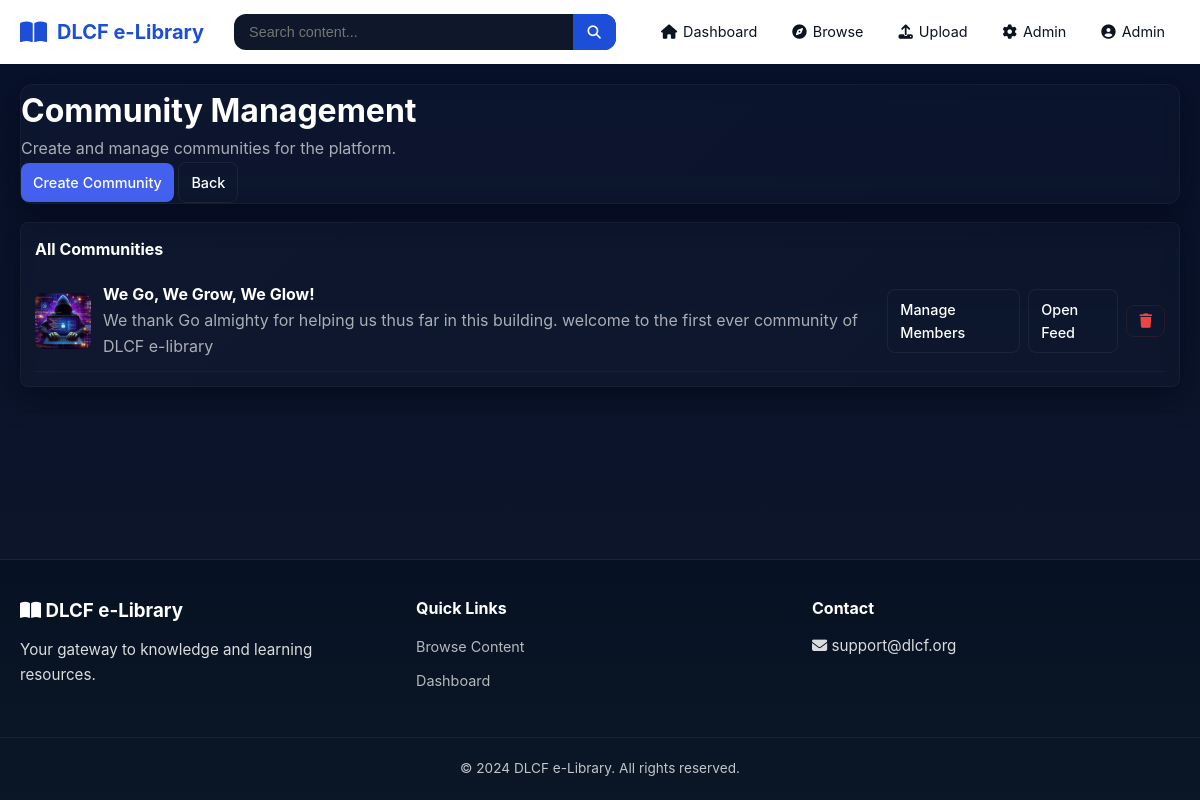
The app's page /community/ (signed in) with its own data.
### models.py (models this page shows, shortened)
class User(UserMixin, db.Model):
    id = db.Column(db.Integer, primary_key=True)
    name = db.Column(db.String(100), nullable=False)
    email = db.Column(db.String(120), unique=True, nullable=False)
    password_hash = db.Column(db.String(255), nullable=False)
    role = db.Column(db.String(20), default='student')
    bio = db.Column(db.Text)
    profile_photo = db.Column(db.String(255))
    created_at = db.Column(db.DateTime, default=datetime.utcnow)
    is_active = db.Column(db.Boolean, default=True)
    contents = db.relationship('Content', backref='uploader', lazy='dynamic')
    activities = db.relationship('ActivityLog', backref='user', lazy='dynamic')
    notifications = db.relationship('Notification', backref='recipient', lazy='dynamic')
    def is_admin(self):
        return self.role == 'admin'
    def can_upload(self):
        return self.role in ['admin', 'teacher']

class Community(db.Model):
    id = db.Column(db.Integer, primary_key=True)
    name = db.Column(db.String(200), nullable=False)
    slug = db.Column(db.String(200), nullable=False, unique=True)
    description = db.Column(db.Text)
    photo = db.Column(db.String(255))
    photo_thumbnail = db.Column(db.String(255))
    photo_thumbnail_2x = db.Column(db.String(255))
    is_private = db.Column(db.Boolean, default=True)
    created_at = db.Column(db.DateTime, default=datetime.utcnow)
    memberships = db.relationship('Membership', backref='community', lazy='dynamic')
    posts = db.relationship('Post', backref='community', lazy='dynamic')

### routes/community.py (the view)
@community_bp.route('/')
@login_required
def index():
    if current_user.is_admin():
        communities = Community.query.order_by(Community.created_at.desc()).all()
        return render_template('community/admin_index.html', communities=communities)
    membership = Membership.query.filter_by(user_id=current_user.id).first()
    if not membership:
        flash('You are not currently part of any community.', 'info')
        return redirect(url_for('main.dashboard'))
    return redirect(url_for('community.feed', community_id=membership.community_id))

### templates/community/admin_index.html (shortened to what this page needs)
{% extends 'base.html' %}
{% block extra_css %}
<link rel="stylesheet" href="{{ url_for('static', filename='css/community.css') }}">
{% endblock %}
{% block content %}
<div class="community-page">
  <div class="community-hero glass">
    <div class="hero-left">
      <h1>Community Management</h1>
      <p class="muted">Create and manage communities for the platform.</p>
    </div>
    <div class="hero-right">
      <a href="{{ url_for('community.create_community') }}" class="btn btn-primary">Create Community</a>
      <a href="{{ url_for('main.dashboard') }}" class="btn">Back</a>
    </div>
  </div>
  <div style="margin-top:18px">
    {% if communities %}
    <div class="panel glass">
      <h4>All Communities</h4>
      <ul style="list-style:none;padding:0;margin:0">
        {% for c in communities %}
        <li style="display:flex;align-items:center;justify-content:space-between;padding:12px 0;border-bottom:1px solid rgba(255,255,255,0.03)">
          <div style="display:flex;gap:12px;align-items:center">
            {% if c.photo_thumbnail %}
            <img src="{{ url_for('uploads.uploads', filename='communities/' + c.photo_thumbnail) }}" style="width:56px;height:56px;border-radius:8px;object-fit:cover" alt="{{ c.name }}">
            {% endif %}
            <div>
              <div style="font-weight:700">{{ c.name }}</div>
              <div class="muted">{{ c.description or '—' }}</div>
            </div>
          </div>
          <div style="display:flex;gap:8px;align-items:center">
            <a href="{{ url_for('community.manage_members', community_id=c.id) }}" class="btn">Manage Members</a>
            <a href="{{ url_for('community.feed', community_id=c.id) }}" class="btn">Open Feed</a>
            <form action="{{ url_for('community.delete_community', community_id=c.id) }}" method="POST" style="display:inline" onsubmit="return confirm('Delete community \"{{ c.name }}\"? This will remove all posts and members.');">
              <button class="btn btn-danger" type="submit" aria-label="Delete community"><i class="fas fa-trash" aria-hidden="true"></i></button>
            </form>
          </div>
        </li>
        {% endfor %}
      </ul>
    </div>
    {% else %}
    <div class="panel glass muted">No communities yet — create one to get started.</div>
    {% endif %}
  </div>
</div>
{% endblock %}

### templates/base.html (shortened to what this page needs)
<!DOCTYPE html>
<html lang="en">
<head>
    <link rel="stylesheet" href="{{ url_for('static', filename='css/style.css') }}">
    <link rel="stylesheet" href="https://cdnjs.cloudflare.com/ajax/libs/font-awesome/6.4.0/css/all.min.css">
    {% block extra_css %}{% endblock %}
</head>
<body class="{% if request.endpoint == 'main.index' %}landing{% endif %}" data-endpoint="{{ request.endpoint }}">
    <nav class="navbar">
        <div class="nav-container">
            <a href="{{ url_for('main.index') }}" class="nav-logo">
                <i class="fas fa-book-open"></i>
                <span>DLCF e-Library</span>
            </a>
            {% if current_user.is_authenticated %}
            <div class="nav-search">
                <form action="{{ url_for('main.browse') }}" method="GET">
                    <input type="text" name="q" placeholder="Search content..." value="{{ request.args.get('q', '') }}">
                    <button type="submit"><i class="fas fa-search"></i></button>
                </form>
            </div>
            {% endif %}
            <ul class="nav-menu" id="navMenu">
                {% if current_user.is_authenticated %}
                <li><a href="{{ url_for('main.dashboard') }}"><i class="fas fa-home"></i> Dashboard</a></li>
                <li><a href="{{ url_for('main.browse') }}"><i class="fas fa-compass"></i> Browse</a></li>
                {% if current_user.can_upload() %}
                <li><a href="{{ url_for('content.upload') }}"><i class="fas fa-upload"></i> Upload</a></li>
                {% endif %}
                {% if current_user.is_admin() %}
                <li><a href="{{ url_for('admin.dashboard') }}"><i class="fas fa-cog"></i> Admin</a></li>
                {% endif %}
                <li class="nav-dropdown">
                    <a href="#" class="dropdown-toggle">
                        <i class="fas fa-user-circle"></i> {{ current_user.name }}
                    </a>
                </li>
                {% else %}
                <li><a href="{{ url_for('auth.login') }}"><i class="fas fa-sign-in-alt"></i> Login</a></li>
                <li><a href="{{ url_for('auth.register') }}" class="btn-nav">Register</a></li>
                {% endif %}
            </ul>
        </div>
    </nav>
    <main class="main-content">
        {% block content %}{% endblock %}
    </main>
    <footer class="footer">
        <div class="footer-content">
            <div class="footer-section">
                <h3><i class="fas fa-book-open"></i> DLCF e-Library</h3>
                <p>Your gateway to knowledge and learning resources.</p>
            </div>
            <div class="footer-section">
                <h4>Quick Links</h4>
                <ul>
                    <li><a href="{{ url_for('main.browse') }}">Browse Content</a></li>
                    <li><a href="{{ url_for('main.dashboard') }}">Dashboard</a></li>
                </ul>
            </div>
            <div class="footer-section">
                <h4>Contact</h4>
                <p><i class="fas fa-envelope"></i> support@dlcf.org</p>
            </div>
        </div>
        <div class="footer-bottom">
            <p>&copy; 2024 DLCF e-Library. All rights reserved.</p>
        </div>
    </footer>
</body>
</html>

### static/css/style.css (style rules this page uses)
:root { --primary-color: #1d4ed8; --primary-dark: #0b3c7b; --secondary-color: #64748b; --success-color: #22c55e; --danger-color: #ef4444; --warning-color: #f59e0b; --info-color: #3b82f6; --dark-color: #1e293b; --light-color: #ffffff; --border-color: rgba(37,99,235,0.06); --text-color: #0b1320; --text-light: #475569; --shadow: 0 1px 3px rgba(0,0,0,0.1); --shadow-md: 0 4px 6px rgba(0,0,0,0.1); --shadow-lg: 0 10px 15px rgba(0,0,0,0.1); --radius: 8px; --radius-lg: 12px; }
:root { --bg: #ffffff; --text: #0b1320; --surface: #ffffff; --muted: #475569; --card-shadow: 0 6px 18px rgba(2,6,23,0.06); }
:root { --lp-bg: var(--bg); --lp-surface: var(--surface); --lp-accent-2: var(--primary-color); --lp-accent: var(--primary-color); --lp-warm: var(--warning-color); --lp-muted: var(--muted); }
:root { --light-color: var(--bg); --text-color: var(--text); --border-color: var(--border-color); }
* { margin: 0; padding: 0; box-sizing: border-box; }
body { font-family: -apple-system, BlinkMacSystemFont, 'Segoe UI', Roboto, Oxygen, Ubuntu, sans-serif; background-color: var(--bg); color: var(--text); line-height: 1.6; min-height: 100vh; display: flex; flex-direction: column; }
a { text-decoration: none; color: var(--primary-color); }
.navbar { background: white; box-shadow: var(--shadow); position: sticky; top: 0; z-index: 1000; }
.nav-container { max-width: 1400px; margin: 0 auto; padding: 0 20px; display: flex; align-items: center; justify-content: space-between; height: 64px; }
.nav-logo { display: flex; align-items: center; gap: 10px; font-size: 1.25rem; font-weight: 700; color: var(--primary-color); }
.nav-logo i { font-size: 1.5rem; }
.nav-search { flex: 1; max-width: 400px; margin: 0 30px; }
.nav-search form { display: flex; background: var(--light-color); border-radius: var(--radius); overflow: hidden; }
.nav-search input { flex: 1; padding: 10px 15px; border: none; background: transparent; font-size: 0.9rem; }
.nav-search button { padding: 10px 15px; border: none; background: var(--primary-color); color: white; cursor: pointer; }
.nav-menu { display: flex; align-items: center; gap: 5px; list-style: none; }
.nav-menu > li > a { padding: 10px 15px; color: var(--text-color); font-size: 0.9rem; border-radius: var(--radius); display: flex; align-items: center; gap: 6px; transition: background 0.2s; }
.nav-dropdown { position: relative; }
.btn { display: inline-flex; align-items: center; justify-content: center; gap: 8px; padding: 10px 20px; font-size: 0.9rem; font-weight: 500; border-radius: var(--radius); border: none; cursor: pointer; transition: all 0.2s; }
.btn-primary { background: var(--primary-color); color: white; }
.btn-danger { background: var(--danger-color); color: white; }
.main-content { flex: 1; max-width: 1400px; margin: 0 auto; padding: 20px; width: 100%; }
.footer { background: linear-gradient(180deg, #061223 0%, #0b1726 100%); color: #f8fafc; margin-top: auto; border-top: 1px solid rgba(255,255,255,0.06); }
.footer-content { max-width: 1400px; margin: 0 auto; padding: 36px 20px; display: grid; grid-template-columns: repeat(auto-fit, minmax(200px, 1fr)); gap: 28px; }
.footer-section h3, .footer-section h4 { margin-bottom: 12px; color: #ffffff; }
.footer-section p { color: rgba(255,255,255,0.85); font-size: 0.95rem; }
.footer-section a { color: rgba(255,255,255,0.92); text-decoration: none; }
.footer-section ul { list-style: none; }
.footer-section ul li { margin-bottom: 8px; }
.footer-section ul a { color: rgba(255,255,255,0.7); font-size: 0.9rem; }
.footer-bottom { border-top: 1px solid rgba(255,255,255,0.06); padding: 20px; text-align: center; font-size: 0.85rem; color: rgba(255,255,255,0.75); background: transparent; }

### records on screen
User: name "Admin"
Community: photo_thumbnail (picture), name "We Go, We Grow, We Glow!", description "We thank Go almighty for helping us thus far in this building. welcome to the first ever community of DLCF e-library"
